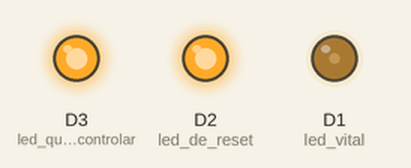
A sketch run on a simulated ESP8266 (NodeMCU). On the bench: output pins drawn as LEDs (lit = HIGH). WiFi joins after 1.5 s; servers stay silent unless stated; storage starts empty; what the sketch prints to the serial monitor is not drawn.

Above: at 2.1 s.
At 2.2 s:
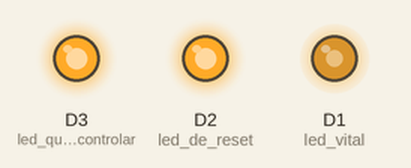
At 3.05 s:
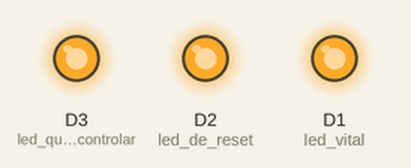
At 4.05 s:
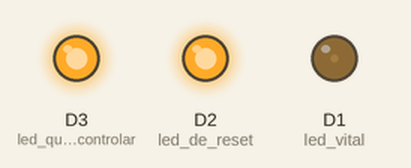
Timing chart, 0 to 5.0 s (numbered marks = the images above):
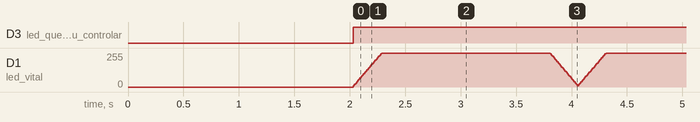

The sketch:

AdvancedWebServer.ino
```cpp
#include <ESP8266WiFi.h>
#include <ESP8266WebServer.h>
#include <SPI.h>
#define FS_NO_GLOBALS
#include <FS.h> // include do sistema de arquivos SPI

namespace CONFIG{
  const char* ssid = "teste";
  const char* pass = "12345678";
  char temSPIFFS = 0;
  char nome[32] = "teste";
  char senha[32] = "12345678";
  char ledStatus=0;
}

ESP8266WebServer servidor;
namespace PAGINAS{


  String removeQuebra(String s){
    s.trim();
    return s;
  }

  void enviaArquivo(const char* nome){
    digitalWrite(D2,LOW);
    if(!CONFIG::temSPIFFS){
      servidor.send(200,"text/plain","SPIFFS nao inicializado!");
      digitalWrite(D2,HIGH);
      return;
    };
    fs::File arquivo=SPIFFS.open(nome,"r");
    servidor.setContentLength(CONTENT_LENGTH_UNKNOWN);
    servidor.streamFile(arquivo,"text/html");
    arquivo.close();
    digitalWrite(D2,HIGH);
  }

  void getData() {
    fs::File f = SPIFFS.open("/data.txt", "r");
    if (!f) {
        Serial.println("file open failed");
    }
    String nome = PAGINAS::removeQuebra(f.readStringUntil('\n'));

    memset(CONFIG::nome,0,sizeof(CONFIG::nome));
    strncpy(CONFIG::nome,nome.c_str(),31);

    String senha = PAGINAS::removeQuebra(f.readStringUntil('\n'));

    memset(CONFIG::senha,0,sizeof(CONFIG::senha));
    strncpy(CONFIG::senha,senha.c_str(),31);

    f.close();
  }

  void handleIndex(){
    // envia o arquivo index.htm
    enviaArquivo("/index.htm");
  }

  void handleSetup(){
    // envia o arquivo setup.htm
    enviaArquivo("/setup.htm");
  }


  // Envia as configurações em formato JSON
  // no caso estou enviando só o nome e o estado do LED
  void handleDados(){
    PAGINAS::getData();
    servidor.setContentLength(CONTENT_LENGTH_UNKNOWN);
    String dadosJSON="";
    dadosJSON += "{";
    dadosJSON += "\"esp_nome\":\"";
    dadosJSON += strtok(CONFIG::nome,"\n");
    dadosJSON += "\",";
    dadosJSON += "\"esp_senha\":\"";
    dadosJSON += strtok(CONFIG::senha,"\n");
    dadosJSON += "\"}";
    servidor.send(200,"text/json",dadosJSON);
    servidor.client().stop();
    digitalWrite(D2,HIGH);

  }
  void handleConfig(){
    // descomentar para mostrar os argumentos recebidos pelo método POST
    /*int argCount = servidor.args();
    int i;
    for(i=0;i<argCount;i++){
      Serial.print(i);
      Serial.print(")");
      Serial.print(servidor.argName(i));
      Serial.print("=");
      Serial.println(servidor.arg(i));
    };*/
    if(servidor.hasArg("novo_nome")){
      String novo_nome = servidor.arg("novo_nome");
      String novo_senha = servidor.arg("novo_senha");

      fs::File f = SPIFFS.open("/data.txt", "w");
      if (!f) {
          Serial.println("file open failed");
      }
      f.println(novo_nome);
      f.println(novo_senha);
      f.close();

    };

    // Não sei se o certo seria fazer isso ou mandar
    // um header pra redirecionar o browser, mas isso
    // funciona também
    enviaArquivo("/index.htm");
  };
};
int pisca=0;
int pisca_dir=10;
void setup(){
  Serial.begin(115200);
  Serial.println(ESP.getResetReason()); // se o ESP foi resetado, a gente vai saber o motivo

  Serial.println("Inicializando SPIFFS");


  if(SPIFFS.begin()){  // inicializa o SPIFFS. por algum motivo o ESP reseta algunas vezes
                       // até essa função funcionar.
    CONFIG::temSPIFFS = 1;
    Serial.println("SPIFFS inicializado com sucesso!");
    Serial.println("Listando arquivos na memoria flash:");
    fs::Dir diretorio = SPIFFS.openDir("/");
    while(diretorio.next()){
      Serial.print(diretorio.fileName());
      Serial.print(" ");
      Serial.print(diretorio.fileSize());
      Serial.println(" bytes");
    };

    PAGINAS::getData();

  }else{
    CONFIG::temSPIFFS=0;
  };

  ESP.wdtEnable(8000); // configura o WDT pra resetar o ESP se ele ficar sem comer por 8 segundos
  pinMode(D1,OUTPUT);  // led vital. colocar um led amarelo aqui, catodo ligado no pino.
  pinMode(D2,OUTPUT);  // led de reset. colocar um led vermelho aqui com o catodo ligado no pino.
  pinMode(D3,OUTPUT);  // led que eu vou controlar. colocar um led verde aqui, catodo ligado no pino.
  digitalWrite(D2,LOW); // acende o led de reset pra gente saber que o ESP8266 reiniciou

  char * nome = strtok(CONFIG::nome, "\n");
  char * senha = strtok(CONFIG::senha, "\n");

  Serial.print("Conectando a ");
  Serial.print( nome );
  Serial.print( "/" );
  Serial.print( senha);

  WiFi.enableSTA(true); // coloca o ESP em modo estação (ele pode estar configurado como ponto de acesso)

  WiFi.begin(nome,senha);

  while(WiFi.status()!=WL_CONNECTED){
    delay(1000);
    Serial.println(WiFi.status());
    ESP.wdtFeed();
  };
  Serial.print("\nConectado! Meu IP: ");
  Serial.println(WiFi.localIP());
  Serial.println("Inicializando servidor."); // configura o ESP para servir algumas páginas
  servidor.on("/" ,PAGINAS::handleIndex);
  servidor.on("/index" ,PAGINAS::handleIndex);
  servidor.on("/setup" ,PAGINAS::handleSetup);
  servidor.on("/config",PAGINAS::handleConfig);
  servidor.on("/dados", PAGINAS::handleDados);

  servidor.begin();
  Serial.println("Servidor inicializado");

  Serial.println("Esperando conexões...");
  // apaga o led de reset quando tudo estiver inicializado
  digitalWrite(D2,HIGH);
}
unsigned long old_millis;
void loop(){
  servidor.handleClient();
  // muda a intensidade do led vital
  // e liga e desliga o led D3 conforme a variável CONFIG::ledStatus
  if(millis() >= old_millis+10){
    pisca=pisca+pisca_dir;
    if(pisca>=1000)pisca_dir=-10;
    if(pisca<=10)  pisca_dir=10;
    analogWrite(D1,pisca);
    if(CONFIG::ledStatus) digitalWrite(D3,LOW); else digitalWrite(D3,HIGH);
    old_millis=millis();
  }

}
```

Measured:
- by itself, D3 (led_que_eu_vou_controlar): LOW → HIGH at 2.0 s
